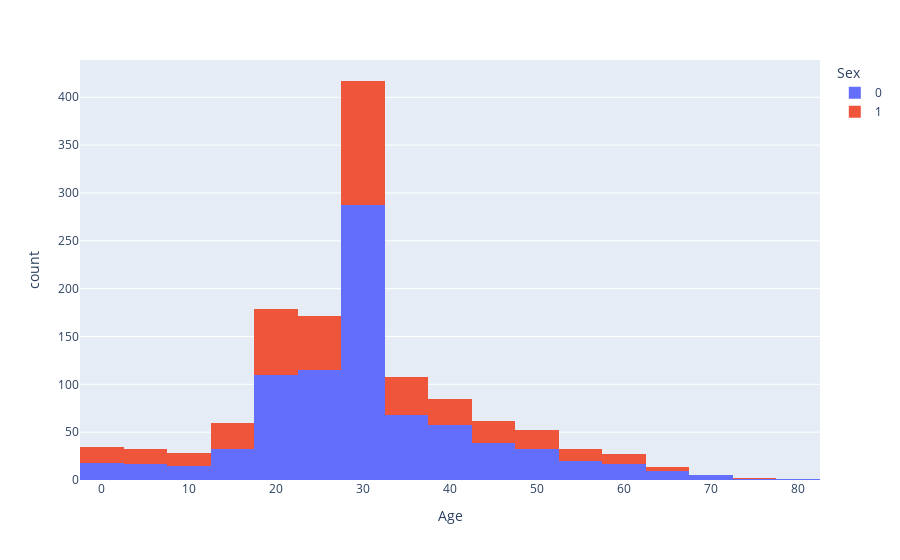

This figure's notebook cell:
### Code cell
px.histogram(df, x='Age', color='Sex', nbins=20)

### Figure 1 — Plotly figure (JSON) as saved in the notebook; plotly's stock layout.template omitted (floating-point values rounded to 4 significant figures; data arrays with more than 128 entries replaced by an {"elided": "..."} marker saying what was removed)
{"data": [{"alignmentgroup": "True", "bingroup": "x", "hovertemplate": "Sex=0<br>Age=%{x}<br>count=%{y}<extra></extra>", "legendgroup": "0", "marker": {"color": "#636efa", "pattern": {"shape": ""}}, "name": "0", "nbinsx": 20, "offsetgroup": "0", "orientation": "v", "showlegend": true, "type": "histogram", "x": {"elided": "843 float values"}, "xaxis": "x", "yaxis": "y"}, {"alignmentgroup": "True", "bingroup": "x", "hovertemplate": "Sex=1<br>Age=%{x}<br>count=%{y}<extra></extra>", "legendgroup": "1", "marker": {"color": "#EF553B", "pattern": {"shape": ""}}, "name": "1", "nbinsx": 20, "offsetgroup": "1", "orientation": "v", "showlegend": true, "type": "histogram", "x": {"elided": "466 float values"}, "xaxis": "x", "yaxis": "y"}], "layout": {"autosize": true, "barmode": "relative", "legend": {"title": {"text": "Sex"}, "tracegroupgap": 0}, "margin": {"t": 60}, "xaxis": {"anchor": "y", "autorange": true, "domain": [0, 1], "range": [-2.5, 82.5], "title": {"text": "Age"}, "type": "linear"}, "yaxis": {"anchor": "x", "autorange": true, "domain": [0, 1], "range": [0, 438.9], "title": {"text": "count"}}}}
